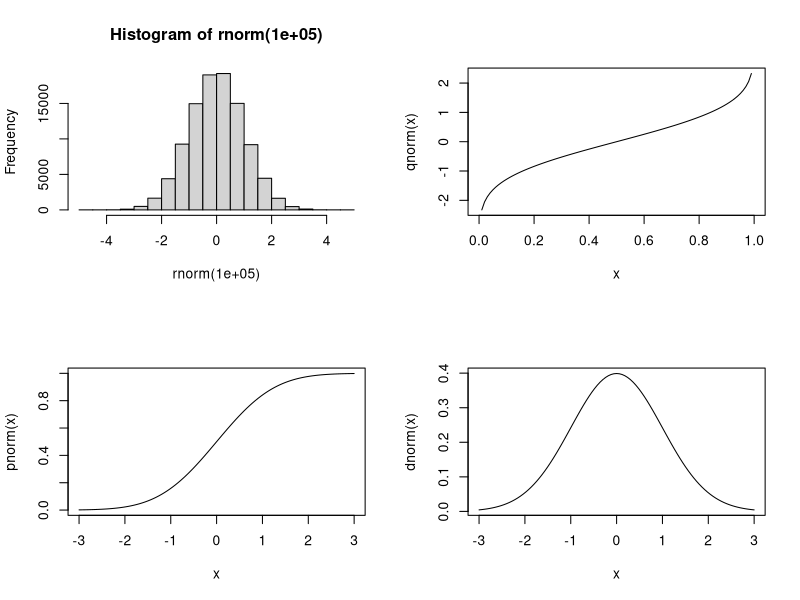
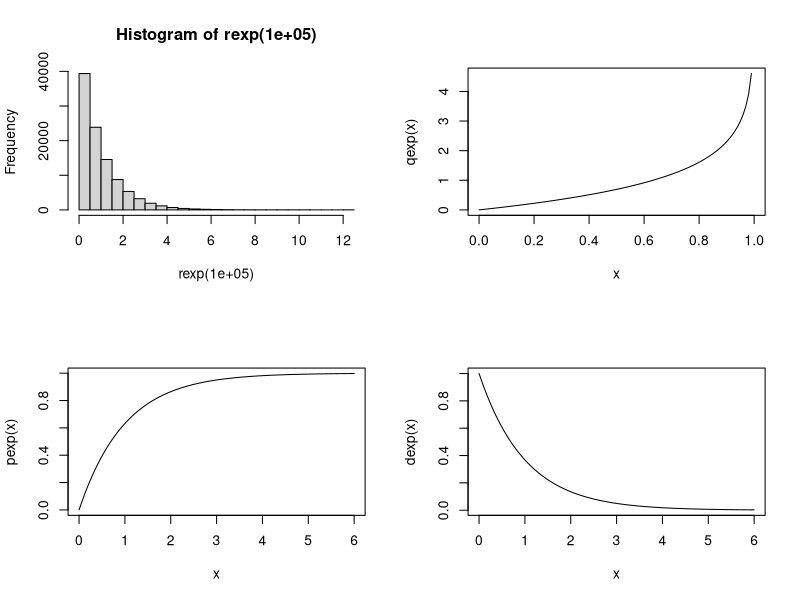

Generate these figures, in order, with R:
## ---- chunk 1
    a <- 1
    a =  1
## ---- chunk 2
    # Hey! here is a comment!.
    # Comments in R can be either at the begining of a line ...
    b <- "aloha" # ... or at the end of it!
## ---- chunk 3
    myvec1 <- vector("logical", 3)  # This is a logical vector of length 3
    myvec2 <- c(FALSE, TRUE, FALSE) # This is ALSO a logical vector of length 3
    myvec2
    length(myvec2)
## ---- chunk 4
    mylist1 <- vector("list", 2) # This is a list with 2 empty slots
    mylist2 <- list(NULL, NULL)  # This is ALSO a list with 2 empty slots
    mylist1
## ---- chunk 5
    mylist2 <- list(first = NULL, second = 1, third = c("a", "b", "c"))
    mylist2
## ---- chunk 6
    mylist2[["third"]]
## ---- chunk 7
    # Here are the attributes of the iris dataset
    attributes(iris)    
## ---- chunk 8
    head(iris)
## ---- chunk 9
    # Let's take a look at the iris dataset, again
    str(iris)
## ---- chunk 10
str(c(NA, 1L))        # Integers can have NAs
str(c(NaN, 1L, Inf))  # But not NaN or Inf (automatic coercion)
str(c(-Inf, 1, NULL, +Inf)) # And Nulls are... of length 0!
## ---- chunk 11
    my_integer_vector <- c(1L, 2L, 3L)    
    my_string_vector  <- c("hello", "world")
## ---- chunk 12
    mymat <- matrix(1:9, ncol=3) # A matrix with numbers 1 through 9 with 3 columns
    mymat
    str(mymat)
## ---- chunk 13
    mymat[1, 2] # The element in the (1, 2) location of the matrix
    mymat[4]    # The fourth element in the vector... which is (1, 2)
## ---- chunk 14
    set.seed(122)
    A <- matrix(rnorm(12), ncol=3)
    B <- matrix(rnorm(12), nrow=3)
    C <- A %*% cbind(1:3) + rnorm(4) # Adding a vector of length 4!
## ---- chunk 15
    myfactor <- factor(c("a", "a", "b", "xyz"))
    myfactor
## ---- chunk 16
    # Data frames can have multiple type objects, here, factor and numeric
    mydf <- data.frame(a_letter = c("a", "b", "c"), a_number = c(1, 2, 100))
    mydf
    str(mydf)
## ---- chunk 17
    mydf[["a_letter"]]
## ---- chunk 18
    # First run
    set.seed(12)
    rnorm(4)
    
    # Second run
    set.seed(12)
    rnorm(4)
## ---- chunk 19
set.seed(12)
op <- par(mfrow = c(2,2))
hist(rnorm(1e5))
curve(qnorm)
curve(pnorm, xlim=c(-3, 3))
curve(dnorm, xlim=c(-3, 3))
par(op)
## ---- chunk 20
set.seed(12)
op <- par(mfrow = c(2,2))
hist(rexp(1e5))
curve(qexp)
curve(pexp, xlim=c(0, 6))
curve(dexp, xlim=c(0, 6))
par(op)
## ---- chunk 21
    # The oldfashion forloop
    for (i in 1:10) {
      print(paste("I'm step", i, "/", 10))
    }
## ---- chunk 22
    # A nice ifelse
    for (i in 1:10) {
      
      if (i %% 2) # Modulus operand
        print(paste("I'm step", i, "/", 10, "(and I'm odd)"))
      else
        print(paste("I'm step", i, "/", 10, "(and I'm even)"))
      
    }
## ---- chunk 23
    
    # A while
    i <- 10
    while (i > 0) {
      print(paste("I'm step", i, "/", 10))
      i <- i - 1
    }
